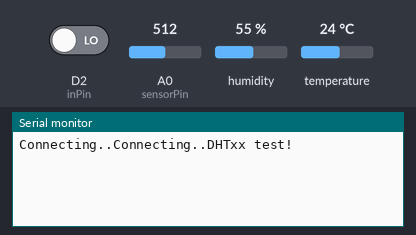
Recording of a sketch running on a simulated ESP8266 (NodeMCU). Shown: the last lines printed to the serial monitor. Inputs (shaded band) come from the test bench; at power-on: temperature 24 °C, A0 (sensorPin) = 512, D2 (inPin) LOW, humidity 55 %. WiFi joins after 1.5 s; servers stay silent unless stated; uploads are accepted with an empty reply.

Above: at 3.2 s.
3.3 s: temperature set to 12 °C
At 5.6 s:
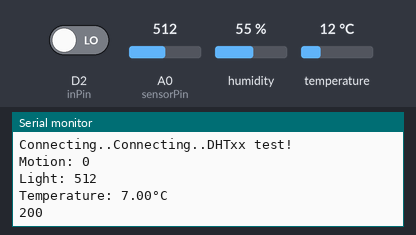
11.5 s: A0 (sensorPin) set to 716
At 18.63 s:
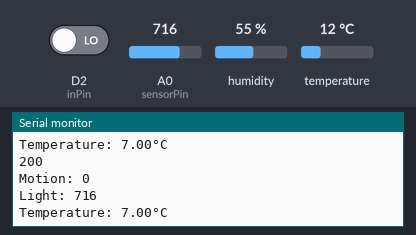
19.7 s: D2 (inPin) driven HIGH
27.9 s: temperature set to 19 °C
At 34.6 s:
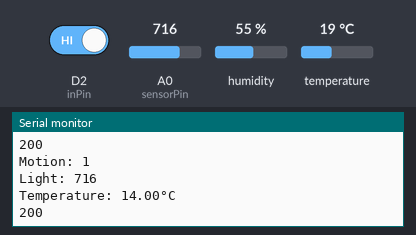
36.1 s: A0 (sensorPin) set to 900
At 41.0 s:
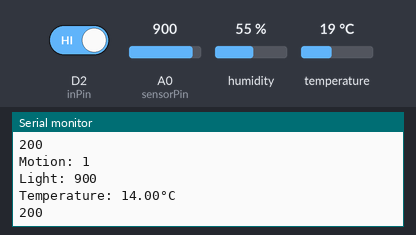
Timing chart, 0 to 42.5 s (numbered marks = the images above; inputs shaded):
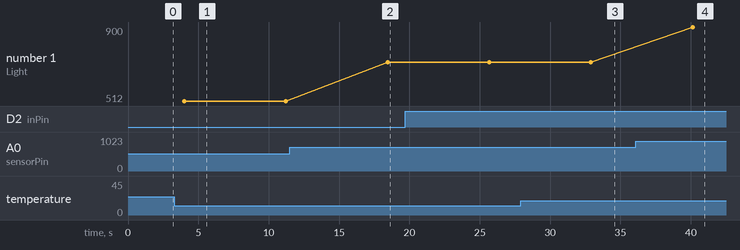

The sketch:

tempSensorTest.ino
```cpp
#include "DHT.h"
#include <ESP8266WiFi.h>
#include <ESP8266HTTPClient.h>

#define DHTPIN D1
#define DHTTYPE DHT11   // DHT 11
DHT dht(DHTPIN, DHTTYPE);
int sensorPin = A0;
int sensorValue = 0;
int inPin = D2;
int motion = 0;

const char* ssid = "kornpattamakorn";
const char* password = "korn2540";

void setup() {
  Serial.begin(115200);
  WiFi.begin(ssid, password);

  while (WiFi.status() != WL_CONNECTED) {

  delay(1000);
  Serial.print("Connecting..");
  }
  pinMode(inPin, INPUT);
  Serial.println(F("DHTxx test!"));

  dht.begin();

}

void loop() {
  // Wait a few seconds between measurements.
  delay(2000);
  motion = digitalRead(inPin);
  Serial.print("Motion: ");
  Serial.println(motion);
  sensorValue = analogRead(sensorPin);
  Serial.print("Light: ");
  Serial.println(sensorValue);
  // Read temperature as Celsius (the default)
  float t = dht.readTemperature();

  // Check if any reads failed and exit early (to try again).
  if (isnan(t)) {
    Serial.println(F("Failed to read from DHT sensor!"));
    return;
  }
  Serial.print(F("Temperature: "));

  Serial.print(t-5);
  Serial.println(F("°C "));

  if (WiFi.status() == WL_CONNECTED) { //Check WiFi connection status

    HTTPClient http;  //Declare an object of class HTTPClient
    float tem = t-5;

    http.begin("http://203.154.83.137/SmartRoom/sensor.php?motion="+String (motion)+"&light="+String(sensorValue)+"&temp="+String(tem));  //Specify request destination

    int httpCode = http.GET();
    Serial.println(httpCode);    //Send the request

    if (httpCode > 0) { //Check the returning code

    String payload = http.getString();   //Get the request response payload
    Serial.println(payload);                     //Print the response payload

    }

    http.end();   //Close connection

    }

    delay(5000);
}
```

Measured:
- after the input at 3.3 s, the serial monitor: prints a new line after 0.73 s (image 1)
- after the input at 11.5 s, the serial monitor: prints a new line after 7.0 s (image 2)
- after the input at 27.9 s, the serial monitor: prints a new line after 5.0 s (image 3)
- after the input at 36.1 s, the serial monitor: prints a new line after 4.0 s (image 4)
- plotted number 1: 512 → 716 after the input at 11.5 s, 716 → 900 after the input at 36.1 s
